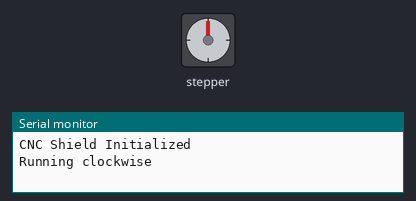
This sketch was run on a simulated Arduino Uno, built with avr-gcc and run on an emulated ATmega328P. Parts: stepper motor, the last lines printed to the serial monitor. Wiring (inferred from the names in the program): stepper motor driver (200 steps per turn assumed): step pin 3; direction pin 6; enable pin 8.

Above: at 0.05 s.
At 0.4 s:
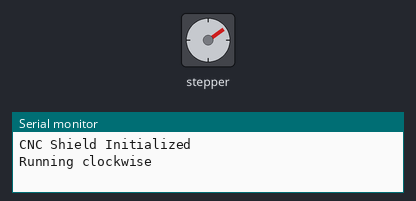
At 0.95 s:
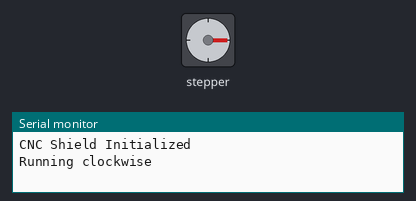
At 1.9 s:
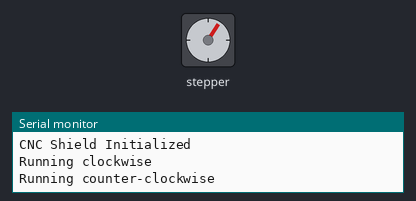
Timing chart, 0 to 7.0 s (numbered marks = the images above):
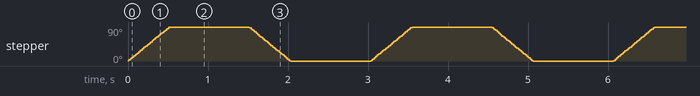

Measured:
- by itself, stepper: turns 90° clockwise in 0.51 s, then 90° counter-clockwise in 0.52 s, repeating every 3.0 s

The sketch:

StepperMotorTest.ino
```cpp
const int stepPin = 3;          // Change this to your actual pin
const int dirPin = 6;           // Change this to your actual pin
const int limitSwitchPin1 = 10;  // Change this to your first limit switch pin
const int limitSwitchPin2 = 11;  // Change this to your second limit switch pin
int finePin = 10;
int coarsePin = 11;
const int enPin = 8;
const float StepsPerDegree = 0.5555555556;
const int stepsPerRev = 200;
int pulseWidthMicros = 100;   // microseconds
int millisBtwnSteps = 1000;
void setup() {
 	Serial.begin(9600);
 	pinMode(enPin, OUTPUT);
 	digitalWrite(enPin, LOW);
 	pinMode(stepPin, OUTPUT);
 	pinMode(dirPin, OUTPUT);
 	Serial.println(F("CNC Shield Initialized"));
}
void loop() {
 	Serial.println(F("Running clockwise"));
 	digitalWrite(dirPin, HIGH); // Enables the motor to move in a particular direction
 	// Makes 200 pulses for making one full cycle rotation
 	for (int i = 0; i < stepsPerRev/4; i++) {
 			digitalWrite(stepPin, HIGH);
 			delayMicroseconds(pulseWidthMicros);
 			digitalWrite(stepPin, LOW);
 			delayMicroseconds(millisBtwnSteps);
      delayMicroseconds(10000000000);
 	}
 	delay(1000); // One second delay
 	Serial.println(F("Running counter-clockwise"));
 	digitalWrite(dirPin, LOW); //Changes the rotations direction
 	// Makes 400 pulses for making two full cycle rotation
 	for (int i = 0; i < stepsPerRev/4; i++) {
 			digitalWrite(stepPin, HIGH);
 			delayMicroseconds(pulseWidthMicros);
 			digitalWrite(stepPin, LOW);
 			delayMicroseconds(millisBtwnSteps);
      delayMicroseconds(10000000000);
 	}
 	delay(1000);
}
```
